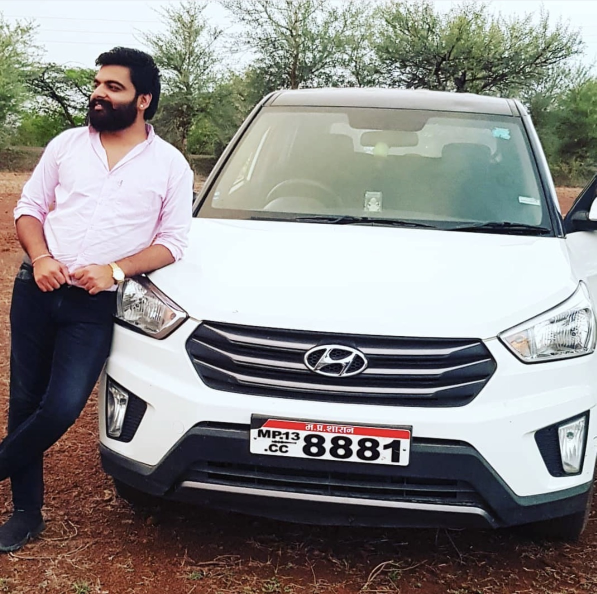
#> input picture video_maker/input.jpg, 1193 x 1188 px (shown at 1/2 size)
$ python make_video.py
#> lines starting #> are read from the running program, lines starting #| are printed output that depends on the picture
#!/usr/bin/env python3
"""
Turn a single photo into a short video with a smooth zoom/pan (Ken Burns)
effect and fade in/out. All settings live in config.py.

Usage:
    python3 make_video.py
"""
import os
import sys
import numpy as np
from PIL import Image
import imageio.v2 as imageio

import config as C


def ease(t: float) -> float:
    """Ease-in-out so the motion starts and ends gently."""
    return t * t * (3 - 2 * t)


def build_frame(img: Image.Image, progress: float) -> np.ndarray:
    """Crop + zoom + pan the source image for one moment in time."""
    iw, ih = img.size
    target_ratio = C.WIDTH / C.HEIGHT

    # Largest region of the source that matches the output aspect ratio.
    if iw / ih > target_ratio:
        base_h = ih
        base_w = int(ih * target_ratio)
    else:
        base_w = iw
        base_h = int(iw / target_ratio)

    zoom = C.ZOOM_START + (C.ZOOM_END - C.ZOOM_START) * progress
    crop_w = base_w / zoom
    crop_h = base_h / zoom

    # Center, then apply pan drift over the available slack.
    max_dx = (iw - crop_w) / 2
    max_dy = (ih - crop_h) / 2
    cx = iw / 2 + C.PAN_X * max_dx * progress
    cy = ih / 2 + C.PAN_Y * max_dy * progress

    left = max(0, min(iw - crop_w, cx - crop_w / 2))
    top = max(0, min(ih - crop_h, cy - crop_h / 2))

    frame = img.crop((int(left), int(top),
                      int(left + crop_w), int(top + crop_h)))
    frame = frame.resize((C.WIDTH, C.HEIGHT), Image.LANCZOS)
    return np.asarray(frame)


def apply_fade(frame: np.ndarray, t: float, total: float) -> np.ndarray:
    k = 1.0
    if C.FADE_IN_SEC > 0 and t < C.FADE_IN_SEC:
        k = min(k, t / C.FADE_IN_SEC)
    if C.FADE_OUT_SEC > 0 and t > total - C.FADE_OUT_SEC:
        k = min(k, (total - t) / C.FADE_OUT_SEC)
    if k >= 1.0:
        return frame
    return (frame.astype(np.float32) * max(0.0, k)).astype(np.uint8)


def main() -> int:
    here = os.path.dirname(os.path.abspath(__file__))
    in_path = os.path.join(here, C.INPUT_IMAGE)
    out_path = os.path.join(here, C.OUTPUT_VIDEO)

    if not os.path.exists(in_path):
        print(f"ERROR: input image not found: {in_path}", file=sys.stderr)
        return 1
    os.makedirs(os.path.dirname(out_path), exist_ok=True)

    img = Image.open(in_path).convert("RGB")
#> img is the input picture: PIL image 1193x1188 RGB; mean R, G, B 140, 138.6, 136.6
    total_frames = int(C.FPS * C.DURATION_SEC)
    total_sec = C.DURATION_SEC

    print(f"Input : {in_path} ({img.size[0]}x{img.size[1]})")
#| Input : video_maker/input.jpg (1193x1188)
    print(f"Output: {out_path}")
    print(f"Video : {C.WIDTH}x{C.HEIGHT}, {C.FPS}fps, "
          f"{C.DURATION_SEC}s ({total_frames} frames)")

    writer = imageio.get_writer(
        out_path, fps=C.FPS, codec=C.CODEC,
        bitrate=C.BITRATE, macro_block_size=None,
        ffmpeg_params=["-pix_fmt", "yuv420p"],  # broad player compatibility
    )
    try:
        for i in range(total_frames):
            t = i / C.FPS
            progress = ease(i / max(1, total_frames - 1))
            frame = build_frame(img, progress)
            frame = apply_fade(frame, t, total_sec)
            writer.append_data(frame)
#> this loop made 1 pass
#> pass 1, in build_frame, `frame = img.crop((int(left), int(top), int(left + crop_w), int(top + c..`:
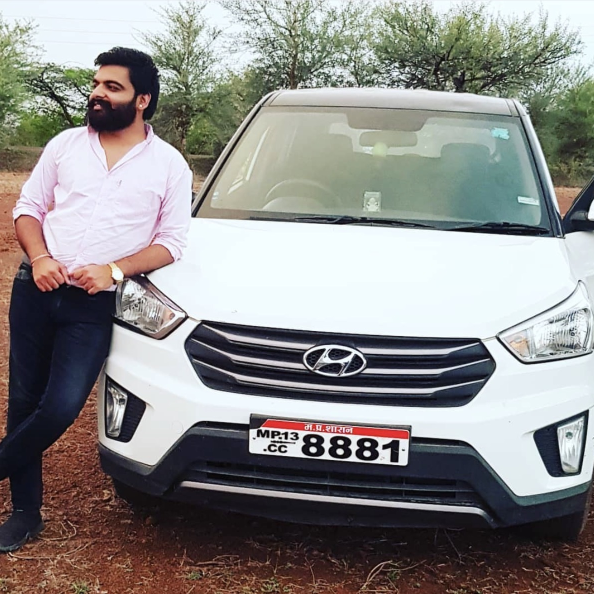
#> frame: PIL image 1188x1188 RGB (shown at 1/2 size); mean R, G, B 140, 138.6, 136.6
    finally:
        writer.close()

    size_mb = os.path.getsize(out_path) / (1024 * 1024)
    print(f"Done. Wrote {out_path} ({size_mb:.2f} MB)")
    return 0


if __name__ == "__main__":
#> (the run stopped early here; a loop or call above may not have finished)
